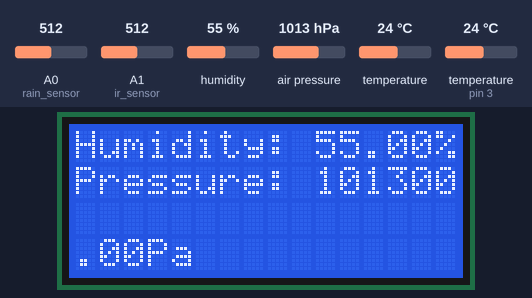
This sketch was run on a simulated Arduino Uno, built with avr-gcc and run on an emulated ATmega328P. Parts: 16×4 character LCD. The test bench sets the inputs (shaded band); at power-on: temperature 24 °C, A0 (rain_sensor) = 512, A1 (ir_sensor) = 512, humidity 55 %, air pressure 1013 hPa, temperature (sensor on pin 3) 24 °C. No radio packets arrive unless stated; what the sketch prints to the serial monitor is not drawn.

Above: at 6.3 s.
At 10.6 s:
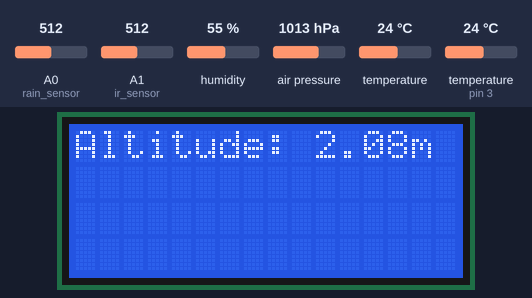
10.7 s: temperature (sensor 0) set to 12 °C
At 20.1 s:
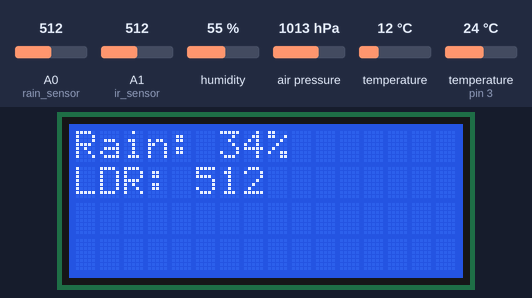
At 23.7 s:
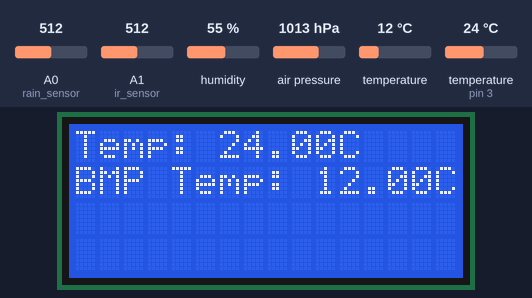
Timing chart, 0 to 25.2 s (numbered marks = the images above; inputs shaded):
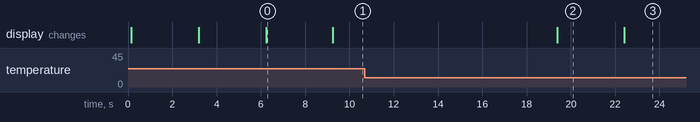

The sketch:

weathemn_Arduino.ino
```cpp
#include <Wire.h>
#include <SPI.h>
#include <LoRa.h>
#include <DHT.h>
#include <Adafruit_BMP280.h>
#include <LiquidCrystal_I2C.h> //changes

#define BAND 433E6
#define rain_sensor A0
#define ir_sensor A1
#define DHTPIN 3
#define DHTTYPE DHT11

DHT dht(DHTPIN, DHTTYPE);

char device_id[12] = "MyDevice123";

LiquidCrystal_I2C lcd(0x27, 16, 4); //changes
Adafruit_BMP280 bmp; // I2C
#define BMP280_ADDRESS 0x76

void setup() {
  Serial.begin(115200);
  pinMode(rain_sensor, INPUT);
  pinMode(ir_sensor, INPUT);
  dht.begin();
  lcd.init(); //changes
  lcd.backlight();
  while (!Serial);

  Serial.println(F("LoRa Sender")); //changes

  // Check for BMP280 sensor
  if (!bmp.begin(BMP280_ADDRESS)) {
    Serial.println(F("Could not find a valid BMP280 sensor!"));
    while (1);
  }

  // Configure BMP280 settings (optional, adjust as needed)
  bmp.setSampling(Adafruit_BMP280::MODE_NORMAL,
                  Adafruit_BMP280::SAMPLING_X2,
                  Adafruit_BMP280::SAMPLING_X16,
                  Adafruit_BMP280::FILTER_X16,
                  Adafruit_BMP280::STANDBY_MS_500);

  if (!LoRa.begin(BAND)) {
    Serial.println(F("Starting LoRa failed!"));
    while (1);
  }
}

void loop() {
  int rainfall = map(analogRead(rain_sensor), 780, 0, 0, 100);
  if (rainfall >= 100) {
    rainfall = 100;
  }
  if (rainfall <= 0) {
    rainfall = 0;
  }

  int irValue = analogRead(ir_sensor);

  float temperature = dht.readTemperature();
  float humidity = dht.readHumidity();

  // Read data from BMP280 sensor
  float bmp_temperature = bmp.readTemperature();
  float pressure = bmp.readPressure();
  float altitude = bmp.readAltitude(1013.25); // Adjust pressure for altitude calculation

  Serial.print(F("Device ID: "));
  Serial.println(device_id);

  Serial.print(F("Rainfall = "));
  Serial.print(rainfall);
  Serial.println(F("%"));

  Serial.print(F("LDR Sensor Value = "));
  Serial.println(irValue);

  Serial.print(F("Temperature = "));
  Serial.print(temperature);
  Serial.println(F("°C (DHT)"));

  Serial.print(F("BMP280 Temperature = "));
  Serial.print(bmp_temperature);
  Serial.println(F("°C"));

  Serial.print(F("Pressure = "));
  Serial.print(pressure);
  Serial.println(F(" Pa"));

  Serial.print(F("Approx altitude = "));
  Serial.print(altitude);
  Serial.println(F(" m"));

  Serial.print(F("Humidity = "));
  Serial.print(humidity);
  Serial.println(F("%"));

  Serial.println();

  lcd.clear();
  lcd.setCursor(0, 0);
  lcd.print("Rain: ");
  lcd.print(rainfall);
  lcd.print("%   ");

  lcd.setCursor(0, 1);
  lcd.print("LDR: ");
  lcd.print(irValue);
  lcd.print("     ");

  delay(3000); // Delay before displaying the next set of data

  lcd.clear();
  lcd.setCursor(0, 0);
  lcd.print("Temp: ");
  lcd.print(temperature);
  lcd.print("C   ");

  lcd.setCursor(0, 1);
  lcd.print("BMP Temp: ");
  lcd.print(bmp_temperature);
  lcd.print("C   ");

  delay(3000); // Delay before displaying the next set of data

  lcd.clear();
  lcd.setCursor(0, 0);
  lcd.print("Humidity: ");
  lcd.print(humidity);
  lcd.print("%   ");

  lcd.setCursor(0, 1);
  lcd.print("Pressure: ");
  lcd.print(pressure);
  lcd.print("Pa   ");

  delay(3000); // Delay before displaying the next set of data

  lcd.clear();
  lcd.setCursor(0, 0);
  lcd.print("Altitude: ");
  lcd.print(altitude);
  lcd.print("m   ");

  String LoRaMessage = String(device_id) + "/" + String(rainfall) + "/" + String(irValue) + "/" + String(temperature) + "/" + String(humidity) + "/" + String(bmp_temperature) + "/" + String(pressure) + "/" + String(altitude);

  // Send packet with all sensor data
  LoRa.beginPacket();
  LoRa.print(LoRaMessage);
  LoRa.endPacket();
  delay(10000);
}
```

Measured:
- what the display in image 0 shows lasts 3.1 s, from 6.2 s to 9.3 s
